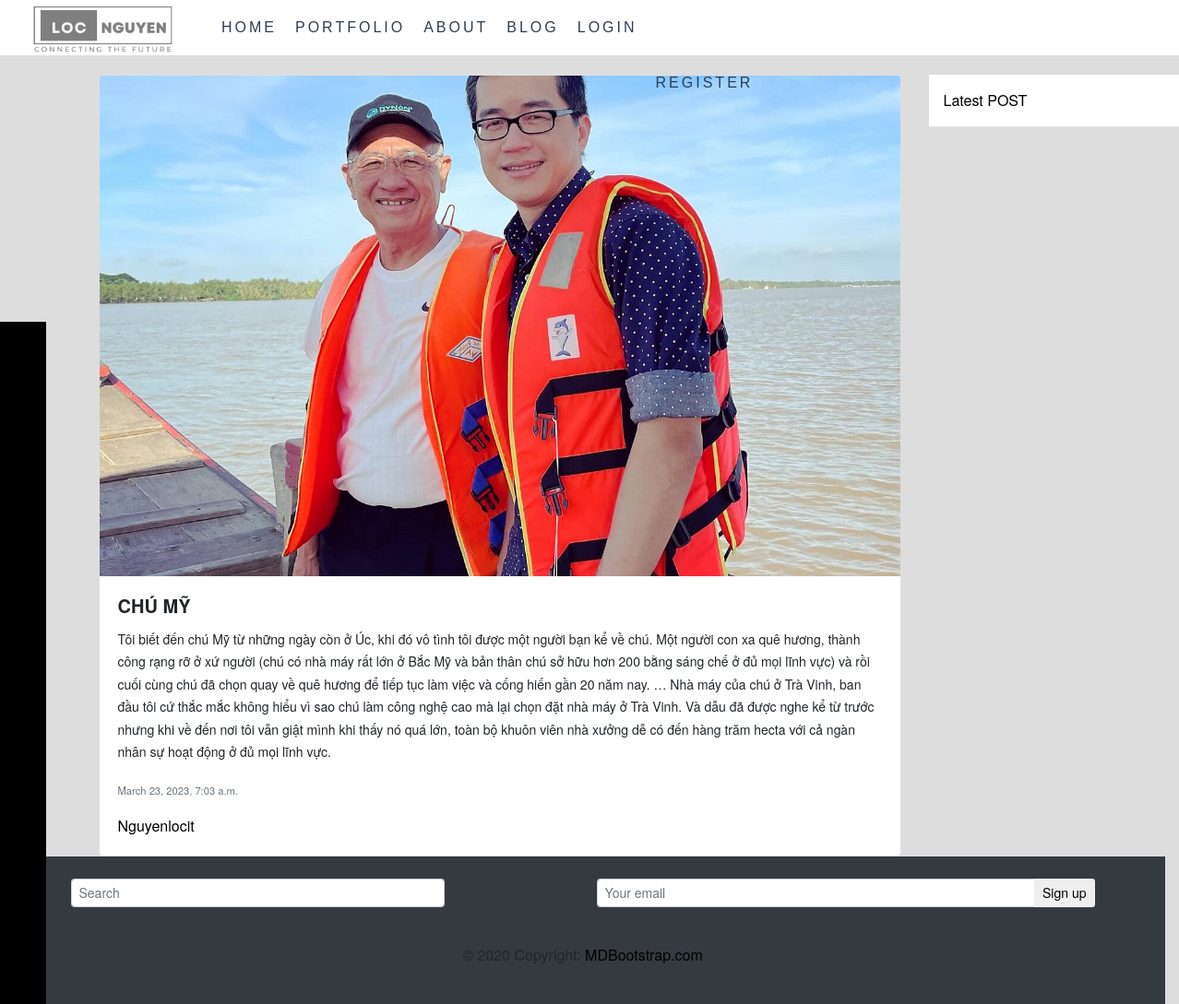
The page /blog/detail/2/ on the database its author committed.
### blog/models.py (models this page shows, shortened)
class Post (models.Model):
    title = models.CharField(max_length=200)
    blog_img = models.ImageField(upload_to='images/' ,blank=True,  null= True)
    body = models.TextField()
    date = models.DateTimeField(default=timezone.now)
    author = models.ForeignKey(User , on_delete=models.CASCADE )

### blog/views.py (the view)
# urls.py: path('detail/<int:pk>/',PostDetail.as_view() ,name='post-detail'),
class PostDetail( DetailView):
    model = Post
    template_name = 'post_detail.html'
    context_object_name = 'post'

### blog/templates/post_detail.html (shortened to what this page needs)
{% extends 'base.html' %}
{% block content %}
<div class="container">
    <div class="row">
    <div class="col-md-10">
    <div class="card">
            {% if post.blog_img %}
            <img class="card-img-top" src="{{post.blog_img.url}}" alt="Card image cap" style="width: 1000px height: 270px">
            {% endif %}
            <div class="card-body">
                <h5 class="card-title">{{post.title}}</h5>
                <p class="card-text">{{post.body}}</p>
                <p class="card-text"><small class="text-muted">{{post.date}}</small></p>
                <a class="mr-2" href="{% url 'profile' %}">{{ object.author }}</a>
              </div>
        </div>
    </div>
    {% include 'right_bar.html' %}
</div>
</div>
</div>
{% endblock content %}

### myApp/static/main.css (style rules this page uses)
body { overflow-x: hidden; font-family: "Roboto Slab", "Helvetica Neue", Helvetica, Arial, sans-serif; }
.text-muted { color: #777; }
p { font-size: 14px; line-height: 1.75; }
a, a:hover, a:focus, a:active, a.active { outline: 0; }
a { color: #000000; }
h1, h2, h3, h4, h5, h6 { text-transform: uppercase; font-family: Montserrat, "Helvetica Neue", Helvetica, Arial, sans-serif; font-weight: 700; }
body { webkit-tap-highlight-color: #1ee2e7; }

### myApp/templates/base.html (style rules this page uses)
body { background-color: #ddd; padding: 0; margin: 0; }

### rows shown on the page
Post: blog_img (picture), title "CHÚ MỸ", body "Tôi biết đến chú Mỹ từ những ngày còn ở Úc, khi đó vô tình tôi được một người bạn kể về chú. Một người con xa quê hương, thành công rạng rỡ ở xứ người (chú có nhà máy rất lớn ở Bắc Mỹ và bản thân chú sở hữu hơn 200 bằng sáng chế ở đủ mọi lĩnh vực) và rồi cuối cùng chú đã chọn quay về quê hương để tiếp tục làm việc và cống hiến gần 20 năm nay. … Nhà máy của chú ở Trà Vinh, ban đầu tôi cứ thắc mắc không hiểu vì sao chú làm công nghệ cao mà lại chọn đặt nhà máy ở Trà Vinh. Và dẫu đã được nghe kể từ trước nhưng khi về đến nơi tôi vẫn giật mình khi thấy nó quá lớn, toàn bộ khuôn viên nhà xưởng dễ có đến hàng trăm hecta với cả ngàn nhân sự hoạt động ở đủ mọi lĩnh vực.", date "March 23, 2023, 7:03 a.m.", author "Nguyenlocit"
